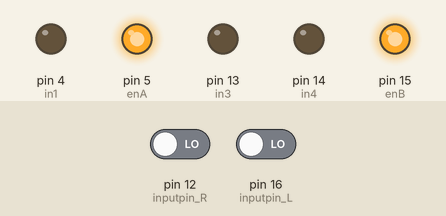
A sketch run on a simulated Arduino Uno, built with avr-gcc and run on an emulated ATmega328P. Parts: output pins drawn as LEDs (lit = HIGH). The test bench sets the inputs (shaded band); at power-on: pin 12 (inputpin_R) LOW, pin 16 (inputpin_L) LOW. What the sketch prints to the serial monitor is not drawn.

Above: at 3.0 s.
3.1 s: pin 12 (inputpin_R) driven HIGH
At 3.9 s:
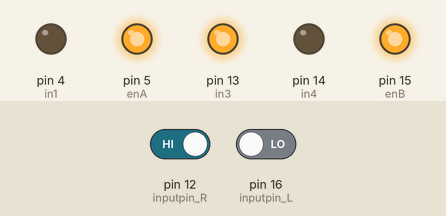
4.9 s: pin 16 (inputpin_L) driven HIGH
At 7.2 s:
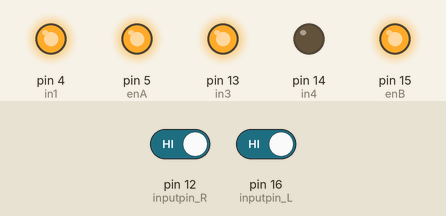
7.6 s: pin 12 (inputpin_R) driven LOW
At 8.5 s:
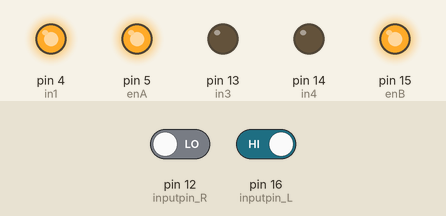
9.3 s: pin 16 (inputpin_L) driven LOW
At 11.8 s:
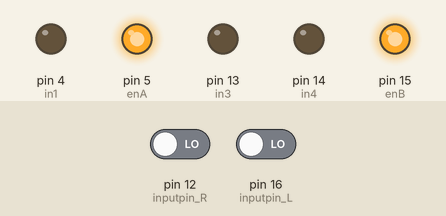
Timing chart, 0 to 13.0 s (numbered marks = the images above; inputs shaded):
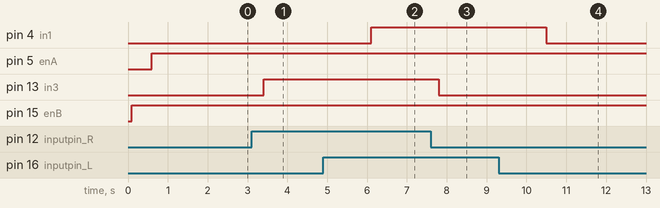

The sketch:

nodeMCU_code.ino
```cpp
int inputpin_R=12;
int val1=0;
int val2=0;
int enB=15;
int in3 = 13;
int in4 = 14;
int enA=5;
int in1 = 4;
int in2 = 0;
int inputpin_L=16;


void setup() {
  // put your setup code here, to run once:
  Serial.begin(9600);
  pinMode(enB, OUTPUT);
  pinMode(in3, OUTPUT);
  pinMode(in4, OUTPUT);
  pinMode(inputpin_R,INPUT);
  pinMode(enA, OUTPUT);
  pinMode(in1, OUTPUT);
  pinMode(in2, OUTPUT);
  pinMode(inputpin_L,INPUT);

}

void loop() {
  Serial.print('a');
  // put your main code here, to run repeatedly:
  val1=digitalRead(inputpin_R);
  val2=digitalRead(inputpin_L);
  delay(100);
  if(val1==HIGH){
    Serial.print(val1);
    digitalWrite(in3, HIGH);
    digitalWrite(in4, LOW);
    analogWrite(enB, 255);
    delay(500);
  }
  if(val1==LOW){
    Serial.print(val1);
    digitalWrite(in3, LOW);
    digitalWrite(in4, LOW);
    analogWrite(enB, 255);
    delay(500);
  }

  if(val2==HIGH){
    Serial.print(val2);
    digitalWrite(in1, HIGH);
    digitalWrite(in2, LOW);
    analogWrite(enA, 255);
    delay(500);
  }
  if(val2==LOW){
    Serial.print(val2);
    digitalWrite(in1, LOW);
    digitalWrite(in2, LOW);
    analogWrite(enA, 255);
    delay(500);
  }
}
```

Measured:
- after the input at 3.1 s, pin 13 (in3): LOW → HIGH after 0.30 s
- after the input at 4.9 s, pin 4 (in1): LOW → HIGH after 1.2 s
- after the input at 7.6 s, pin 13 (in3): HIGH → LOW after 0.20 s
- after the input at 9.3 s, pin 4 (in1): HIGH → LOW after 1.2 s
